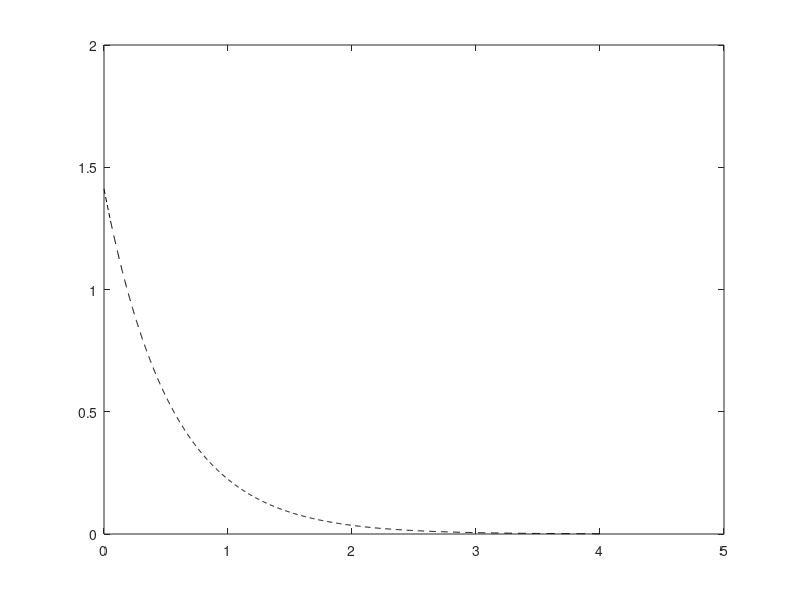

The MATLAB source for this figure: (Note: this script raises an error after producing the figure.)
%% Clean up
close all;
clear variables;
clc;
format;

%% Parameters
N = 1000;
Z = 2;
a = 1.843;
x = logspace(0,log10(5),N)-1;
x = x';

% Limits on the coefficients.
lowerC =  -1;
upperC =   1;
lowerA =   0;
upperA = 500;
lower = @(n) [ones(1,n)*lowerA ones(1,n)*lowerC];
upper = @(n) [ones(1,n)*upperA ones(1,n)*upperC];


%% Wave function
norm1 = sqrt(a^3/pi);
norm2 = sqrt(a^3/(8*pi));
s1 = @(x) norm1 .* exp(-a.*x);
s2 = @(x) norm2 .* (1 - a * 0.5*x) .* exp(-a * 0.5 .* x);
y = s1(x);
figure(1);
plot(x,y,'k--','DisplayName','1s');
hold on;


%% Primitive function
g = @(c,a,x) c*exp(-a*x.^2);


%% STO-1G
f = fit(x,y,'c1*exp(-a1*x.^2)',...
        'StartPoint',randn([2 1]),...
        'Lower',lower(1),...
        'Upper',upper(1),...
        'Algorithm','Trust-Region',...
        'Normalize','off',...
        'MaxIter',1e4,...
        'MaxFunEvals',1e4,...
        'DiffMinChange',1e-8,...
        'Robust','LAR')
c11 = f.c1;
a11 = f.a1;
c1 = [c11];
a1 = [a11];
G1 = @(x) g(c11,a11,x);
writeBasisToFile(Z,1,c1,a1);
plot(x,G1(x),'DisplayName','STO-1G');

%% STO-2G
f = fit(x,y,'c1*exp(-a1*x.^2)+c2*exp(-a2*x.^2)',...
        'StartPoint',randn([4 1]),...
        'Lower',lower(2),...
        'Upper',upper(2),...
        'Algorithm','Trust-Region',...
        'Normalize','off',...
        'MaxIter',1e4,...
        'MaxFunEvals',1e4,...
        'DiffMinChange',1e-8,...
        'Robust','LAR')
c12 = f.c1;
c22 = f.c2;
a12 = f.a1;
a22 = f.a2;
c2 = [c12 c22];
a2 = [a12 a22];
G2 = @(x) g(c12,a12,x) + g(c22,a22,x);
writeBasisToFile(Z,2,c2,a2);
plot(x,G2(x),'DisplayName','STO-2G');

%% STO-3G
f = fit(x,y,'c1*exp(-a1*x.^2)+c2*exp(-a2*x.^2)+c3*exp(-a3*x.^2)',...
        'StartPoint',randn([6 1]),...
        'Lower',lower(3),...
        'Upper',upper(3),...
        'Algorithm','Trust-Region',...
        'Normalize','off',...
        'MaxIter',1e4,...
        'MaxFunEvals',1e4,...
        'DiffMinChange',1e-8,...
        'Robust','LAR')
c13 = f.c1;
c23 = f.c2;
c33 = f.c3;
a13 = f.a1;
a23 = f.a2;
a33 = f.a3;
c3 = [c13 c23 c33];
a3 = [a13 a23 a33];
G3 = @(x) g(c13,a13,x) + g(c23,a23,x) + g(c33,a33,x);
writeBasisToFile(Z,3,c3,a3);
plot(x,G3(x),'DisplayName','STO-3G');

%% STO-4G
f = fit(x,y,'c1*exp(-a1*x.^2)+c2*exp(-a2*x.^2)+c3*exp(-a3*x.^2)+c4*exp(-a4*x.^2)',...
        'StartPoint',randn([8 1]),...
        'Lower',lower(4),...
        'Upper',upper(4),...
        'Algorithm','Trust-Region',...
        'Normalize','off',...
        'MaxIter',1e5,...
        'MaxFunEvals',1e5,...
        'DiffMinChange',1e-8,...
        'Robust','LAR')
c14 = f.c1;
c24 = f.c2;
c34 = f.c3;
c44 = f.c4;
a14 = f.a1;
a24 = f.a2;
a34 = f.a3;
a44 = f.a4;
c4 = [c14 c24 c34 c44];
a4 = [a14 a24 a34 a44];
G4 = @(x) g(c14,a14,x) + g(c24,a24,x) + g(c34,a34,x) + g(c44,a44,x);
writeBasisToFile(Z,4,c4,a4);
plot(x,G4(x),'DisplayName','STO-4G');

%% STO-5G
f = fit(x,y,'c1*exp(-a1*x.^2)+c2*exp(-a2*x.^2)+c3*exp(-a3*x.^2)+c4*exp(-a4*x.^2)+c5*exp(-a5*x.^2)',...
        'StartPoint',randn([10 1]),...
        'Lower',lower(5),...
        'Upper',upper(5),...
        'Algorithm','Trust-Region',...
        'Normalize','off',...
        'MaxIter',1e4,...
        'MaxFunEvals',1e4,...
        'DiffMinChange',1e-8,...
        'Robust','LAR')
c15 = f.c1;
c25 = f.c2;
c35 = f.c3;
c45 = f.c4;
c55 = f.c5;
a15 = f.a1;
a25 = f.a2;
a35 = f.a3;
a45 = f.a4;
a55 = f.a5;
c5 = [c15 c25 c35 c45 c55];
a5 = [a15 a25 a35 a45 a55];
G5 = @(x) g(c15,a15,x) + g(c25,a25,x) + g(c35,a35,x) + g(c45,a45,x) + g(c55,a55,x);
writeBasisToFile(Z,5,c5,a5);
plot(x,G5(x),'DisplayName','STO-5G');

%% STO-6G
f = fit(x,y,'c1*exp(-a1*x.^2)+c2*exp(-a2*x.^2)+c3*exp(-a3*x.^2)+c4*exp(-a4*x.^2)+c5*exp(-a5*x.^2)+c6*exp(-a6*x.^2)',...
        'StartPoint',randn([12 1]),...
        'Lower',lower(6),...
        'Upper',upper(6),...
        'Algorithm','Trust-Region',...
        'Normalize','off',...
        'MaxIter',1e4,...
        'MaxFunEvals',1e4,...
        'DiffMinChange',1e-8,...
        'Robust','LAR')
c16 = f.c1;
c26 = f.c2;
c36 = f.c3;
c46 = f.c4;
c56 = f.c5;
c66 = f.c6;
a16 = f.a1;
a26 = f.a2;
a36 = f.a3;
a46 = f.a4;
a56 = f.a5;
a66 = f.a6;
c6 = [c16 c26 c36 c46 c56 c66];
a6 = [a16 a26 a36 a46 a56 a66]; 
G6 = @(x) g(c16,a16,x) + g(c26,a26,x) + g(c36,a36,x) + g(c46,a46,x) + g(c56,a56,x) + g(c66,a66,x);
writeBasisToFile(Z,6,c6,a6);
plot(x,G6(x),'DisplayName','STO-6G');


%% Plot esthetics
fig = gca;
h = legend('show');
set(h,'FontSize',18,'interpreter','latex');
